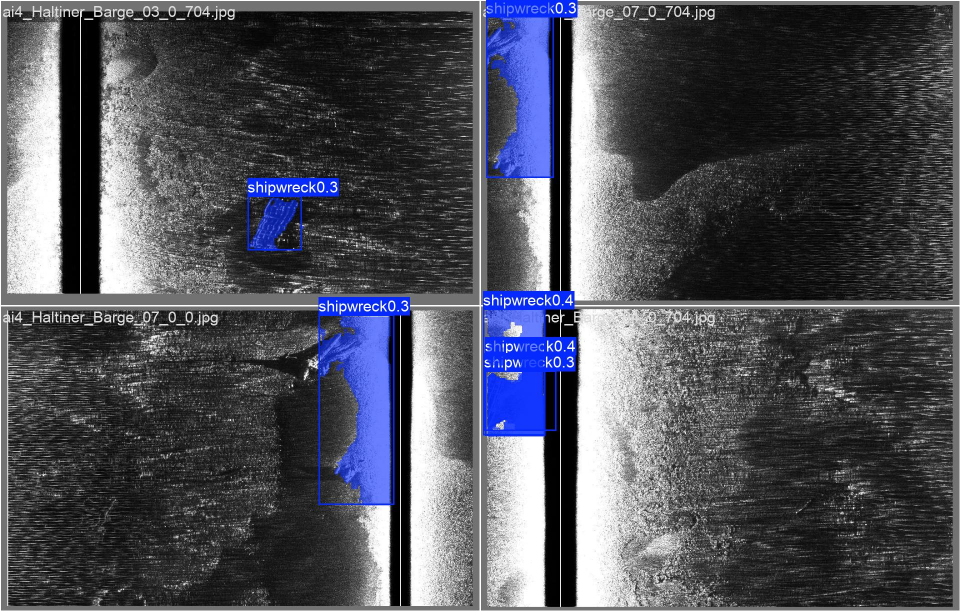
#> input picture ai/models/shipwreck_segmenter/test_eval/val_batch0_pred.jpg, 1920 x 1222 px (shown at 1/2 size)
$ python -i bottom.py   (imports and definitions only)
#> lines starting #> are read from the running program, lines starting #| are printed output that depends on the picture; after the words box and inside, x2 and y2 are one past the last pixel; in counts of white or black regions, pixels touching at a corner belong together
"""Bottom tracking: find the water column and the first seabed return in a side-scan waterfall.

In a slant-range waterfall the sound needs time to reach the seabed, so each ping starts with a dark band (the water
column) either side of the nadir, ending at a sharp first-bottom return. Its width is the sonar altitude in pixels.
Detecting it gives, from the image alone:
  * the nadir column (images often are not centred, or carry a drawn nadir line),
  * the altitude for every ping (when the log has none, or to check the logged altitude),
  * whether the image is slant range at all (crops and already-corrected mosaics have no water column).
"""

from dataclasses import dataclass

import cv2
import numpy as np

MAX_ROWS = 2500          # rows analysed (longer strips are subsampled, then interpolated back)
MIN_CONTRAST = 4.0       # seabed level / water-column level for a credible water column


@dataclass
class BottomTrack:
    nadir_col: float
    altitude_px: np.ndarray       # per image row, cleaned and gap-filled
    valid: np.ndarray             # rows where the bottom edge was actually seen
    confidence: float             # fraction of rows with a detected edge
    contrast: float               # seabed / water-column brightness

    def summary(self) -> dict:
        return {"nadir_column": round(self.nadir_col, 1), "confidence": round(self.confidence, 3),
                "contrast": round(self.contrast, 2), "altitude_px_median": round(float(np.median(self.altitude_px)), 1)}


def _runs(mask: np.ndarray) -> list[tuple[int, int]]:
    d = np.diff(np.concatenate([[0], mask.astype(np.int8), [0]]))
    return list(zip(np.where(d == 1)[0], np.where(d == -1)[0]))


def find_water_column(gray: np.ndarray) -> tuple[float, int, int, float] | None:
    """(nadir column, left edge, right edge, contrast) of the dark band in the middle of the image, or None."""
    h, w = gray.shape
    rows = gray[:: max(1, h // 1500)].astype(np.float32)
    prof = np.median(rows, axis=0)
    prof = cv2.blur(prof.reshape(1, -1), (max(3, w // 200) | 1, 1)).ravel()
    seabed = float(np.percentile(prof, 75))
    if seabed < 10:
        return None
    dark = prof < 0.4 * seabed
    # A drawn nadir line or a few bright columns can split the band: bridge short gaps.
    gap = max(2, int(0.04 * w))
    runs = _runs(dark)
    merged: list[list[int]] = []
    for a, b in runs:
        if merged and a - merged[-1][1] <= gap:
            merged[-1][1] = b
        else:
            merged.append([a, b])
    best = None
    for a, b in merged:
        width = b - a
        centre = (a + b) / 2
        # The water column is interior (not at the image edge), reasonably central and not most of the image.
        if a == 0 or b >= w or width < max(4, 0.005 * w) or width > 0.6 * w or not 0.2 * w < centre < 0.8 * w:
            continue
        if best is None or width > best[1] - best[0]:
            best = (a, b)
    if best is None:
        return None
    a, b = best
    water = float(np.median(prof[a:b]))
    contrast = seabed / max(water, 1.0)
    if contrast < MIN_CONTRAST:
        return None
    return (a + b) / 2, a, b, contrast


# [36 lines left out: functions _first_edge, _running_median, not called in this run]


def _fill(v: np.ndarray, ok: np.ndarray) -> np.ndarray:
    return np.interp(np.arange(len(v)), np.where(ok)[0], v[ok])


# [24 lines left out: function _combine, not called in this run]


def track_bottom(gray: np.ndarray, nadir_col: float | None = None) -> BottomTrack | None:
    """Bottom-track a waterfall. `nadir_col` known (XTF) or None to detect the water column in the image."""
    h, w = gray.shape
    contrast = None
    if nadir_col is None:
        found = find_water_column(gray)
        if found is None:
            return None
        nadir_col, a, b, contrast = found
        start = max(1, int(0.5 * min(nadir_col - a, b - nadir_col)))
    else:
        start = 2
    step = max(1, h // MAX_ROWS)
    rows = np.arange(0, h, step)
    img = cv2.blur(gray.astype(np.float32), (3, 5))[rows]
    c = int(round(nadir_col))
    span = int(min(c, w - c) * 0.8)
    if span < 10:
        return None
    stbd = img[:, c: c + span]
    port = img[:, c - span: c][:, ::-1]
    e_s = _first_edge(stbd, start)
    e_p = _first_edge(port, start)
    level = np.median(img, axis=1)
    usable = level > 0.3 * np.median(level)                 # dropped pings (black rows) carry no bottom
    alt_clean, good = _combine(e_s, e_p, usable)
    confidence = float(good.mean())
    if confidence < 0.5:
        return None
    # A real altitude trace is smooth: reject images where it jumps around (not a side-scan waterfall).
    jitter = np.median(np.abs(np.diff(alt_clean[good]))) / max(np.median(alt_clean[good]), 1.0) if good.sum() > 3 else 1.0
    if jitter > 0.05:
        return None
    full = np.interp(np.arange(h), rows, alt_clean)
    valid = np.interp(np.arange(h), rows, good.astype(float)) > 0.5
    if contrast is None:
        water = np.nanmedian(np.concatenate([stbd[:, :3].ravel(), port[:, :3].ravel()]))
        contrast = float(np.median(img) / max(water, 1.0))
    return BottomTrack(float(nadir_col), full, valid, confidence, float(contrast))

>>> import cv2
>>> picture = cv2.imread('../../models/shipwreck_segmenter/test_eval/val_batch0_pred.jpg', cv2.IMREAD_GRAYSCALE)
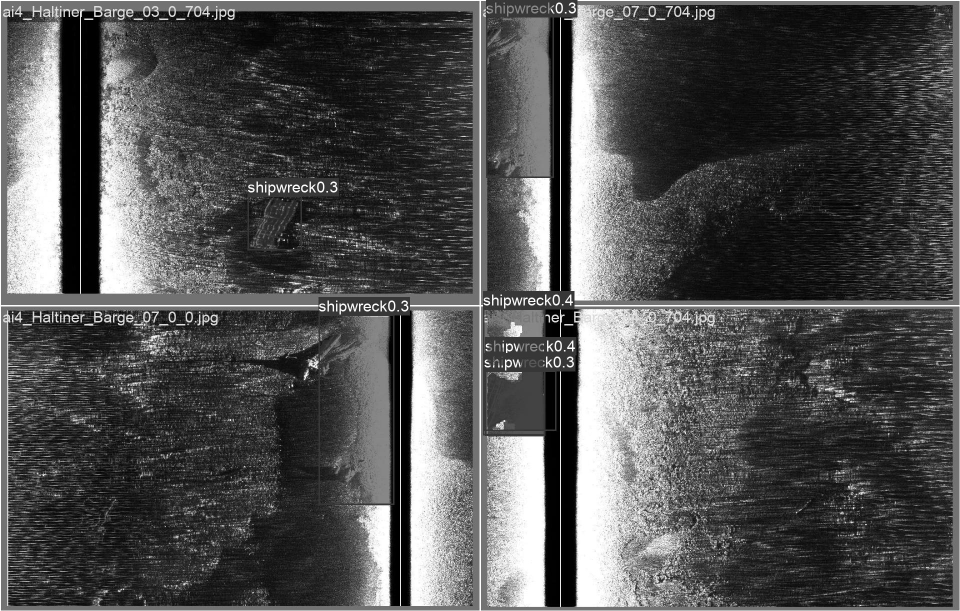
#> picture: shape (1222, 1920) (shown at 1/2 size); min 0, max 255, mean 80.5
>>> result = track_bottom(picture)
#> in find_water_column, `prof = np.median(rows, axis=0)`: prof = 1920 values, max 255 at index 0, min 0 at index 1112, mean 68.92
#> in find_water_column, `prof = cv2.blur(prof.reshape(1, -1), (max(3, w // 200) | 1, 1)).ravel()`: prof = 1920 values, max 253.9 at index 1172, min 0 at index 1131, mean 68.87
#> in find_water_column, `seabed = float(np.percentile(prof, 75))`: seabed = 97.25
#> in _runs, `d = np.diff(np.concatenate([[0], mask.astype(np.int8), [0]]))`: d = 1921 values, max 1 at index 124, min -1 at index 157, mean 0
#> in find_water_column, `runs = _runs(dark)`: runs = [(124, 157), (165, 199), (545, 635), (781, 821), (1099, 1117), (1125, 1144), (1452, 1827)]
#> the loop in find_water_column, `for a, b in runs:` made 7 passes
#> after the loop in find_water_column, `for a, b in runs:`: merged = [[124, 199], [545, 635], [781, 821], [1099, 1144], [1452, 1827]]
#> the loop in find_water_column, `for a, b in merged:` made 5 passes
#> (a, b, width, centre) on passes 1 to 5: (124, 199, 75, 161.5), (545, 635, 90, 590), (781, 821, 40, 801), (1099, 1144, 45, 1121.5), (1452, 1827, 375, 1639.5)
#> in find_water_column, `a, b = best`: a = 545; b = 635
#> in find_water_column, `water = float(np.median(prof[a:b]))`: water = 32
#> in find_water_column, `contrast = seabed / max(water, 1.0)`: contrast = 3.04

$ run again, on ai/models/shipwreck_segmenter/test_eval/val_batch1_pred.jpg
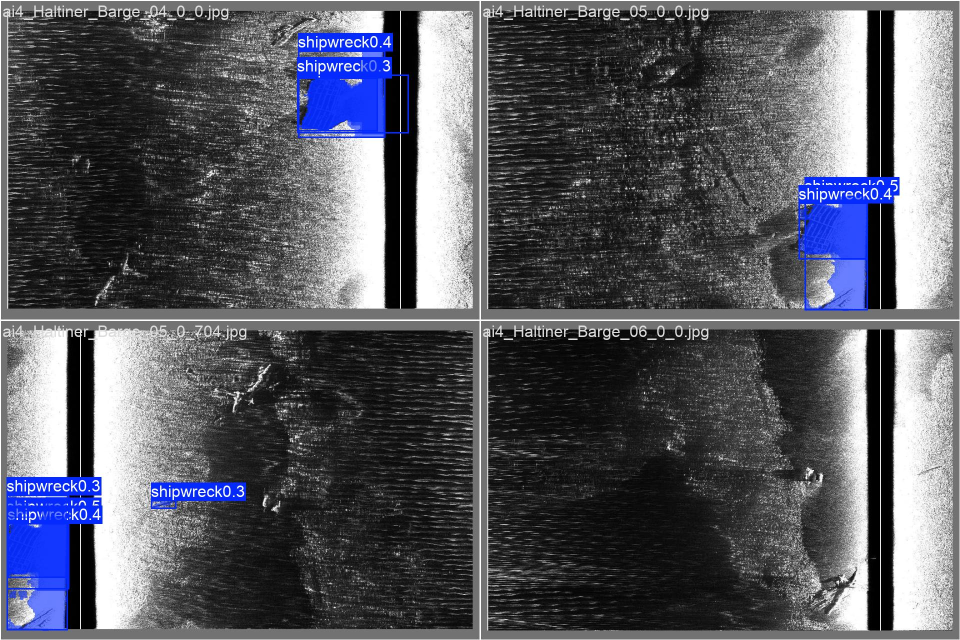
#> input picture ai/models/shipwreck_segmenter/test_eval/val_batch1_pred.jpg, 1920 x 1280 px (shown at 1/2 size)
#> `picture = cv2.imread('../../models/shipwreck_segmenter/test_eval/val_b..`:
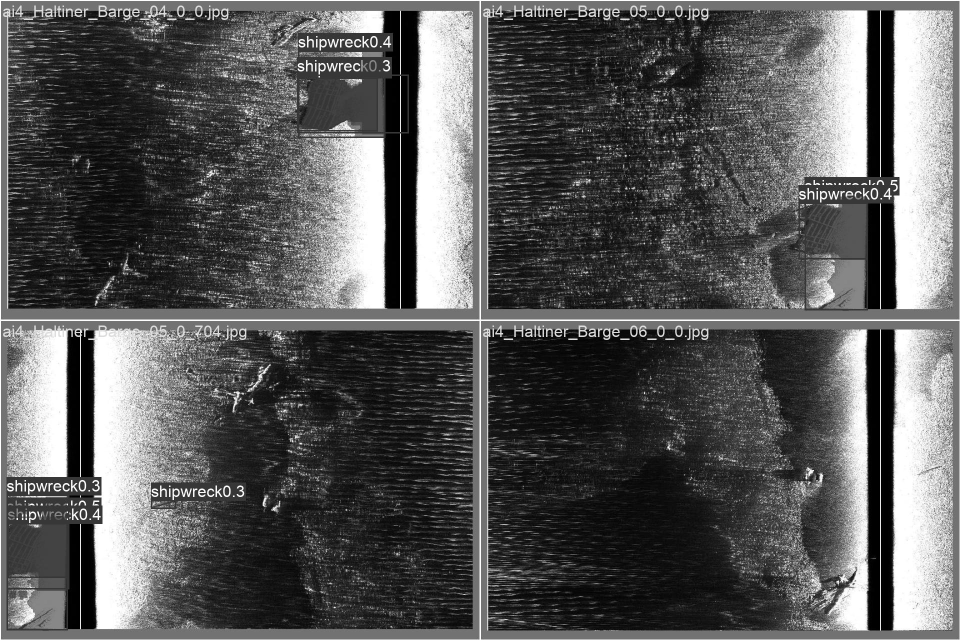
#> picture: shape (1280, 1920) (shown at 1/2 size); min 0, max 255, mean 89.1
#> in find_water_column, `prof = np.median(rows, axis=0)`: prof = 1920 values, max 255 at index 0, min 0 at index 1744, mean 74.7
#> in find_water_column, `prof = cv2.blur(prof.reshape(1, -1), (max(3, w // 200) | 1, 1)).ravel()`: prof = 1920 values, max 255 at index 1801, min 0 at index 1748, mean 74.64
#> seabed = 96.06
#> d = 1921 values, max 1 at index 136, min -1 at index 188, mean 0
#> runs = [(136, 188), (770, 833), (981, 1405), (1738, 1757), (1765, 1785)]
#> the loop in find_water_column, `for a, b in runs:` made 5 passes
#> after the loop in find_water_column, `for a, b in runs:`: merged = [[136, 188], [770, 833], [981, 1405], [1738, 1785]]
#> the loop in find_water_column, `for a, b in merged:` made 4 passes
#> (a, b, width, centre) on passes 1 to 4: (136, 188, 52, 162), (770, 833, 63, 801.5), (981, 1405, 424, 1193), (1738, 1785, 47, 1761.5)
#> in find_water_column, `a, b = best`: a = 981; b = 1405
#> water = 26.33
#> contrast = 3.65

$ run again, on ai/models/shipwreck_segmenter/test_eval/val_batch2_pred.jpg
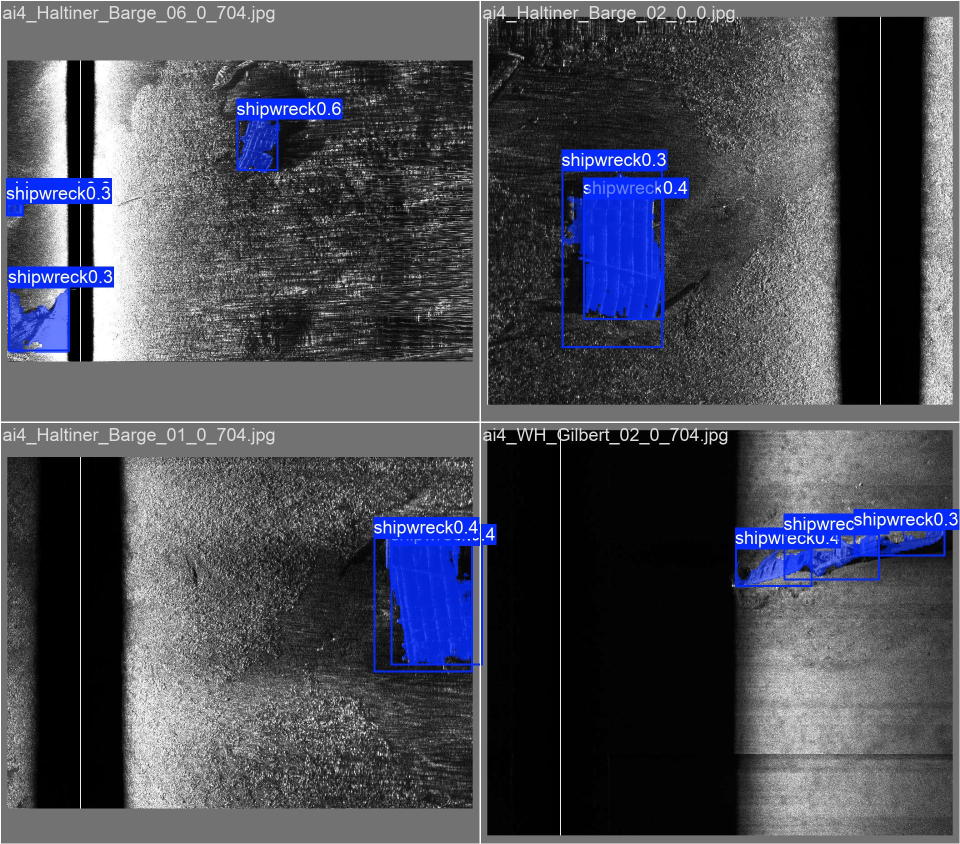
#> input picture ai/models/shipwreck_segmenter/test_eval/val_batch2_pred.jpg, 1920 x 1688 px (shown at 1/2 size)
#> in find_water_column, `prof = np.median(rows, axis=0)`: prof = 1920 values, max 255 at index 0, min 0 at index 142, mean 68.22
#> in find_water_column, `prof = cv2.blur(prof.reshape(1, -1), (max(3, w // 200) | 1, 1)).ravel()`: prof = 1920 values, max 175.3 at index 275, min 0 at index 146, mean 68.17
#> in find_water_column, `seabed = float(np.percentile(prof, 75))`: seabed = 110.3
#> d = 1921 values, max 1 at index 135, min -1 at index 157, mean 0
#> runs = [(135, 157), (165, 187), (979, 1474)]
#> the loop in find_water_column, `for a, b in runs:` made 3 passes
#> after the loop in find_water_column, `for a, b in runs:`: merged = [[135, 187], [979, 1474]]
#> the loop in find_water_column, `for a, b in merged:` made 2 passes
#> (a, b, width, centre) on passes 1 to 2: (135, 187, 52, 161), (979, 1474, 495, 1226.5)
#> in find_water_column, `a, b = best`: a = 979; b = 1474
#> in find_water_column, `water = float(np.median(prof[a:b]))`: water = 17.17
#> in find_water_column, `contrast = seabed / max(water, 1.0)`: contrast = 6.43
#> found = (1226.5, 979, 1474, 6.43)
#> in track_bottom, `nadir_col, a, b, contrast = found`: nadir_col = 1226.5; a = 979; b = 1474; contrast = 6.43
#> start = 123
#> c = 1226
#> span = 555
#> in _first_edge, `water = np.percentile(profiles, 10, axis=1)`: water = 1688 values, max 198.2 at index 0, min 0 at index 41, mean 8.99
#> in _first_edge, `seabed = np.percentile(profiles, 70, axis=1)`: seabed = 1688 values, max 198.2 at index 0, min 52.76 at index 1120, mean 104.5
#> thr = 1688 values, max 198.2 at index 0, min 21.7 at index 1120, mean 47.21
#> above: shape (1688, 555) bool; 60.9% white; 852 black regions (704 under 20 px), largest, box (x1, y1, x2, y2) and area: (0, 0, 555, 1688) 333649, (0, 115, 177, 355) 14324, (103, 559, 173, 622) 1603
#> edge_run: shape (1688, 555) bool; 58% white; 499 black regions (291 under 20 px), largest, box (x1, y1, x2, y2) and area: (0, 0, 555, 1688) 348090, (0, 87, 177, 355) 19944, (100, 540, 194, 622) 2425
#> seabed_after: shape (1688, 555) bool; 62.1% white; 140 black regions (92 under 20 px), largest, box (x1, y1, x2, y2) and area: (0, 856, 275, 1673) 205616, (0, 0, 555, 1688) 127464, (0, 142, 171, 355) 14486
#> stays_bright: shape (1688, 555) bool; 60.7% white; 59 black regions (29 under 20 px), largest, box (x1, y1, x2, y2) and area: (0, 856, 258, 1673) 193868, (0, 0, 555, 812) 127186, (0, 818, 555, 858) 20334
#> in _first_edge, `candidate[:, :start] = False`:
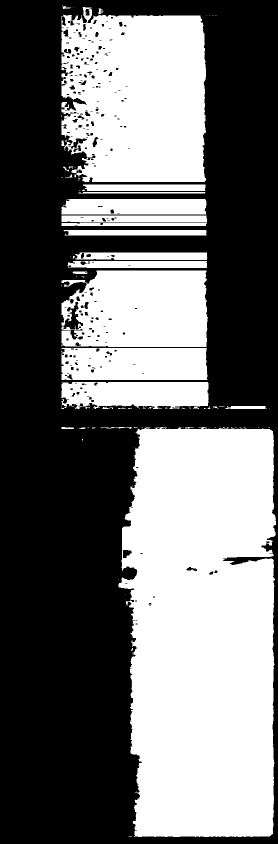
#> candidate: shape (1688, 555) bool (shown at 1/2 size); 44.7% white; 114 white regions (87 under 20 px), largest, box (x1, y1, x2, y2) and area: (237, 854, 552, 1674) 229031, (123, 14, 412, 364) 88007, (123, 541, 416, 694) 39738
#> idx = 1688 values, max 284 at index 1524, min 0 at index 0, mean 185
#> in _first_edge, `out = idx.astype(float)`: out has the same summary as idx
#> in _first_edge (call 2), `water = np.percentile(profiles, 10, axis=1)`: water = 1688 values, max 198.2 at index 0, min 0.627 at index 1205, mean 18.61
#> in _first_edge (call 2), `seabed = np.percentile(profiles, 70, axis=1)`: seabed = 1688 values, max 198.2 at index 0, min 27 at index 1335, mean 68.21
#> thr = 1688 values, max 198.2 at index 0, min 11.4 at index 1335, mean 38.45
#> above: shape (1688, 555) bool; 56.3% white; 1075 black regions (836 under 20 px), largest, box (x1, y1, x2, y2) and area: (0, 0, 263, 1688) 323373, (273, 818, 555, 854) 10134, (282, 210, 515, 347) 6504
#> edge_run: shape (1688, 555) bool; 50.6% white; 579 black regions (350 under 20 px), largest, box (x1, y1, x2, y2) and area: (0, 0, 263, 1688) 361497, (265, 0, 555, 1688) 48709, (279, 210, 522, 347) 9824
#> seabed_after: shape (1688, 555) bool; 59.8% white; 297 black regions (164 under 20 px), largest, box (x1, y1, x2, y2) and area: (0, 654, 248, 1688) 217507, (0, 17, 239, 524) 71282, (266, 0, 555, 1688) 40336
#> stays_bright: shape (1688, 555) bool; 55.8% white; 158 black regions (78 under 20 px), largest, box (x1, y1, x2, y2) and area: (0, 855, 555, 1688) 190886, (0, 17, 555, 651) 120350, (0, 653, 223, 813) 29678
#> in _first_edge (call 2), `candidate[:, :start] = False`:
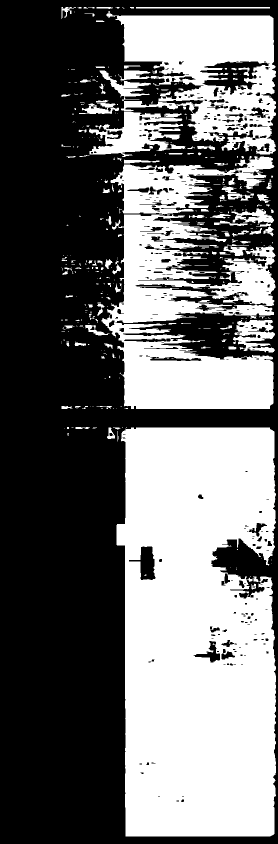
#> candidate: shape (1688, 555) bool (shown at 1/2 size); 42.9% white; 385 white regions (266 under 20 px), largest, box (x1, y1, x2, y2) and area: (233, 856, 552, 1673) 232290, (203, 429, 551, 818) 74904, (199, 22, 552, 309) 53745
#> idx = 1688 values, max 435 at index 328, min 0 at index 0, mean 221.4
#> in _first_edge (call 2), `out = idx.astype(float)`: out has the same summary as idx
#> level = 1688 values, max 198.2 at index 0, min 28.87 at index 1115, mean 70.59
#> in _combine, `n = len(e_s)`: n = 1688
#> k = 151
#> pad = 1838 values, max 251 at index 959, min 123 at index 0, mean 192.9
#> ref = 1688 values, max 251 at index 895, min 123 at index 0, mean 189.2
#> the loop in _combine, `for _ in range(2):` made 2 passes
#> in _combine, `out = _fill(alt, ok)`: out = 1688 values, max 261 at index 897, min 123 at index 0, mean 190.6
#> in _combine, `out = cv2.GaussianBlur(out.astype(np.float32).reshape(-1, 1), (1, 0), ..`: out = 1688 values, max 260.9 at index 906, min 123 at index 0, mean 190.6
#> alt_clean has the same summary as out in _combine
#> confidence = 0.804
#> jitter = 0.000692
#> full has the same summary as out in _combine
